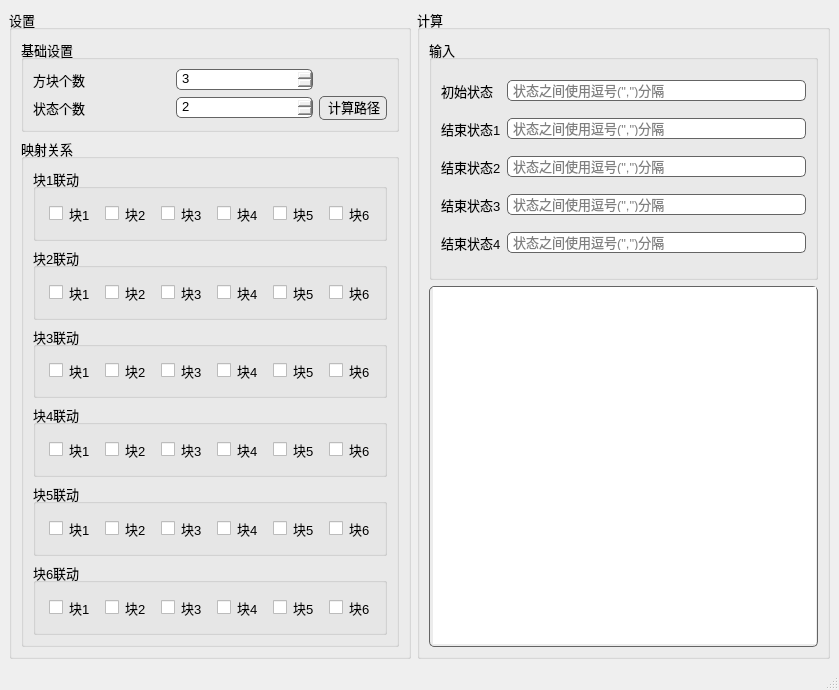
<?xml version="1.0" encoding="UTF-8"?>
<ui version="4.0">
 <class>MainWindow</class>
 <widget class="QMainWindow" name="MainWindow">
  <property name="geometry">
   <rect>
    <x>0</x>
    <y>0</y>
    <width>839</width>
    <height>690</height>
   </rect>
  </property>
  <property name="font">
   <font>
    <family>Consolas</family>
    <pointsize>10</pointsize>
   </font>
  </property>
  <property name="windowTitle">
   <string>MainWindow</string>
  </property>
  <property name="styleSheet">
   <string notr="true">QLable, QComboBox, QLineEdit, QSpinBox, QCheckBox {
    border-width: 1px;
    border-style: solid;
    border-radius: 5px;
    padding: 3px;
}

QTextEdit, QLineEdit, QAbstractSpinBox, QComboBox, QPushButton {
    background-origin: border;
    border: 1px solid #646464;
    min-width: 3em;
    padding: 0px 1px 2px 3px;
    selection-background-color: #4b6eaf;
	border-radius: 5px;
}</string>
  </property>
  <widget class="QWidget" name="centralwidget">
   <property name="font">
    <font>
     <family>Consola Mono</family>
     <pointsize>10</pointsize>
    </font>
   </property>
   <layout class="QHBoxLayout" name="horizontalLayout" stretch="4,6">
    <item>
     <widget class="QGroupBox" name="m_gb_setting">
      <property name="font">
       <font>
        <pointsize>10</pointsize>
       </font>
      </property>
      <property name="title">
       <string>设置</string>
      </property>
      <layout class="QVBoxLayout" name="verticalLayout" stretch="0,8">
       <item>
        <widget class="QGroupBox" name="m_gb_basic">
         <property name="font">
          <font>
           <pointsize>10</pointsize>
          </font>
         </property>
         <property name="title">
          <string>基础设置</string>
         </property>
         <layout class="QGridLayout" name="gridLayout" rowstretch="0,0,0,0" columnstretch="4,4,2">
          <item row="1" column="0">
           <widget class="QLabel" name="label">
            <property name="font">
             <font>
              <pointsize>10</pointsize>
             </font>
            </property>
            <property name="text">
             <string>方块个数</string>
            </property>
           </widget>
          </item>
          <item row="3" column="0">
           <widget class="QLabel" name="label_2">
            <property name="font">
             <font>
              <pointsize>10</pointsize>
             </font>
            </property>
            <property name="text">
             <string>状态个数</string>
            </property>
           </widget>
          </item>
          <item row="1" column="2">
           <spacer name="horizontalSpacer">
            <property name="font">
             <font>
              <pointsize>10</pointsize>
             </font>
            </property>
            <property name="orientation">
             <enum>Qt::Horizontal</enum>
            </property>
            <property name="sizeHint" stdset="0">
             <size>
              <width>40</width>
              <height>20</height>
             </size>
            </property>
           </spacer>
          </item>
          <item row="1" column="1">
           <widget class="QSpinBox" name="m_sb_number">
            <property name="font">
             <font>
              <pointsize>10</pointsize>
             </font>
            </property>
            <property name="minimum">
             <number>3</number>
            </property>
            <property name="maximum">
             <number>6</number>
            </property>
           </widget>
          </item>
          <item row="3" column="1">
           <widget class="QSpinBox" name="m_sb_max_state">
            <property name="font">
             <font>
              <pointsize>10</pointsize>
             </font>
            </property>
            <property name="minimum">
             <number>2</number>
            </property>
            <property name="maximum">
             <number>4</number>
            </property>
           </widget>
          </item>
          <item row="3" column="2">
           <widget class="QPushButton" name="pushButton">
            <property name="font">
             <font>
              <pointsize>10</pointsize>
             </font>
            </property>
            <property name="text">
             <string>计算路径</string>
            </property>
           </widget>
          </item>
         </layout>
        </widget>
       </item>
       <item>
        <widget class="QGroupBox" name="m_gb_map">
         <property name="font">
          <font>
           <pointsize>10</pointsize>
          </font>
         </property>
         <property name="title">
          <string>映射关系</string>
         </property>
         <layout class="QVBoxLayout" name="verticalLayout_3">
          <item>
           <widget class="QGroupBox" name="m_gb_units1">
            <property name="font">
             <font>
              <pointsize>10</pointsize>
             </font>
            </property>
            <property name="title">
             <string>块1联动</string>
            </property>
            <layout class="QHBoxLayout" name="horizontalLayout_7">
             <item>
              <widget class="QCheckBox" name="m_cb11">
               <property name="font">
                <font>
                 <pointsize>10</pointsize>
                </font>
               </property>
               <property name="text">
                <string>块1</string>
               </property>
              </widget>
             </item>
             <item>
              <widget class="QCheckBox" name="m_cb12">
               <property name="font">
                <font>
                 <pointsize>10</pointsize>
                </font>
               </property>
               <property name="text">
                <string>块2</string>
               </property>
              </widget>
             </item>
             <item>
              <widget class="QCheckBox" name="m_cb13">
               <property name="font">
                <font>
                 <pointsize>10</pointsize>
                </font>
               </property>
               <property name="text">
                <string>块3</string>
               </property>
              </widget>
             </item>
             <item>
              <widget class="QCheckBox" name="m_cb14">
               <property name="font">
                <font>
                 <pointsize>10</pointsize>
                </font>
               </property>
               <property name="text">
                <string>块4</string>
               </property>
              </widget>
             </item>
             <item>
              <widget class="QCheckBox" name="m_cb15">
               <property name="font">
                <font>
                 <pointsize>10</pointsize>
                </font>
               </property>
               <property name="text">
                <string>块5</string>
               </property>
              </widget>
             </item>
             <item>
              <widget class="QCheckBox" name="m_cb16">
               <property name="font">
                <font>
                 <pointsize>10</pointsize>
                </font>
               </property>
               <property name="text">
                <string>块6</string>
               </property>
              </widget>
             </item>
            </layout>
           </widget>
          </item>
          <item>
           <widget class="QGroupBox" name="m_gb_units2">
            <property name="font">
             <font>
              <pointsize>10</pointsize>
             </font>
            </property>
            <property name="title">
             <string>块2联动</string>
            </property>
            <layout class="QHBoxLayout" name="horizontalLayout_6">
             <item>
              <widget class="QCheckBox" name="m_cb21">
               <property name="font">
                <font>
                 <pointsize>10</pointsize>
                </font>
               </property>
               <property name="text">
                <string>块1</string>
               </property>
              </widget>
             </item>
             <item>
              <widget class="QCheckBox" name="m_cb22">
               <property name="font">
                <font>
                 <pointsize>10</pointsize>
                </font>
               </property>
               <property name="text">
                <string>块2</string>
               </property>
              </widget>
             </item>
             <item>
              <widget class="QCheckBox" name="m_cb23">
               <property name="font">
                <font>
                 <pointsize>10</pointsize>
                </font>
               </property>
               <property name="text">
                <string>块3</string>
               </property>
              </widget>
             </item>
             <item>
              <widget class="QCheckBox" name="m_cb24">
               <property name="font">
                <font>
                 <pointsize>10</pointsize>
                </font>
               </property>
               <property name="text">
                <string>块4</string>
               </property>
              </widget>
             </item>
             <item>
              <widget class="QCheckBox" name="m_cb25">
               <property name="font">
                <font>
                 <pointsize>10</pointsize>
                </font>
               </property>
               <property name="text">
                <string>块5</string>
               </property>
              </widget>
             </item>
             <item>
              <widget class="QCheckBox" name="m_cb26">
               <property name="font">
                <font>
                 <pointsize>10</pointsize>
                </font>
               </property>
               <property name="text">
                <string>块6</string>
               </property>
              </widget>
             </item>
            </layout>
           </widget>
          </item>
          <item>
           <widget class="QGroupBox" name="m_gb_units3">
            <property name="font">
             <font>
              <pointsize>10</pointsize>
             </font>
            </property>
            <property name="title">
             <string>块3联动</string>
            </property>
            <layout class="QHBoxLayout" name="horizontalLayout_5">
             <item>
              <widget class="QCheckBox" name="m_cb31">
               <property name="font">
                <font>
                 <pointsize>10</pointsize>
                </font>
               </property>
               <property name="text">
                <string>块1</string>
               </property>
              </widget>
             </item>
             <item>
              <widget class="QCheckBox" name="m_cb32">
               <property name="font">
                <font>
                 <pointsize>10</pointsize>
                </font>
               </property>
               <property name="text">
                <string>块2</string>
               </property>
              </widget>
             </item>
             <item>
              <widget class="QCheckBox" name="m_cb33">
               <property name="font">
                <font>
                 <pointsize>10</pointsize>
                </font>
               </property>
               <property name="text">
                <string>块3</string>
               </property>
              </widget>
             </item>
             <item>
              <widget class="QCheckBox" name="m_cb34">
               <property name="font">
                <font>
                 <pointsize>10</pointsize>
                </font>
               </property>
               <property name="text">
                <string>块4</string>
               </property>
              </widget>
             </item>
             <item>
              <widget class="QCheckBox" name="m_cb35">
               <property name="font">
                <font>
                 <pointsize>10</pointsize>
                </font>
               </property>
               <property name="text">
                <string>块5</string>
               </property>
              </widget>
             </item>
             <item>
              <widget class="QCheckBox" name="m_cb36">
               <property name="font">
                <font>
                 <pointsize>10</pointsize>
                </font>
               </property>
               <property name="text">
                <string>块6</string>
               </property>
              </widget>
             </item>
            </layout>
           </widget>
          </item>
          <item>
           <widget class="QGroupBox" name="m_gb_units4">
            <property name="font">
             <font>
              <pointsize>10</pointsize>
             </font>
            </property>
            <property name="title">
             <string>块4联动</string>
            </property>
            <layout class="QHBoxLayout" name="horizontalLayout_4">
             <item>
              <widget class="QCheckBox" name="m_cb41">
               <property name="font">
                <font>
                 <pointsize>10</pointsize>
                </font>
               </property>
               <property name="text">
                <string>块1</string>
               </property>
              </widget>
             </item>
             <item>
              <widget class="QCheckBox" name="m_cb42">
               <property name="font">
                <font>
                 <pointsize>10</pointsize>
                </font>
               </property>
               <property name="text">
                <string>块2</string>
               </property>
              </widget>
             </item>
             <item>
              <widget class="QCheckBox" name="m_cb43">
               <property name="font">
                <font>
                 <pointsize>10</pointsize>
                </font>
               </property>
               <property name="text">
                <string>块3</string>
               </property>
              </widget>
             </item>
             <item>
              <widget class="QCheckBox" name="m_cb44">
               <property name="font">
                <font>
                 <pointsize>10</pointsize>
                </font>
               </property>
               <property name="text">
                <string>块4</string>
               </property>
              </widget>
             </item>
             <item>
              <widget class="QCheckBox" name="m_cb45">
               <property name="font">
                <font>
                 <pointsize>10</pointsize>
                </font>
               </property>
               <property name="text">
                <string>块5</string>
               </property>
              </widget>
             </item>
             <item>
              <widget class="QCheckBox" name="m_cb46">
               <property name="font">
                <font>
                 <pointsize>10</pointsize>
                </font>
               </property>
               <property name="text">
                <string>块6</string>
               </property>
              </widget>
             </item>
            </layout>
           </widget>
          </item>
          <item>
           <widget class="QGroupBox" name="m_gb_units5">
            <property name="font">
             <font>
              <pointsize>10</pointsize>
             </font>
            </property>
            <property name="title">
             <string>块5联动</string>
            </property>
            <layout class="QHBoxLayout" name="horizontalLayout_3">
             <item>
              <widget class="QCheckBox" name="m_cb51">
               <property name="font">
                <font>
                 <pointsize>10</pointsize>
                </font>
               </property>
               <property name="text">
                <string>块1</string>
               </property>
              </widget>
             </item>
             <item>
              <widget class="QCheckBox" name="m_cb52">
               <property name="font">
                <font>
                 <pointsize>10</pointsize>
                </font>
               </property>
               <property name="text">
                <string>块2</string>
               </property>
              </widget>
             </item>
             <item>
              <widget class="QCheckBox" name="m_cb53">
               <property name="font">
                <font>
                 <pointsize>10</pointsize>
                </font>
               </property>
               <property name="text">
                <string>块3</string>
               </property>
              </widget>
             </item>
             <item>
              <widget class="QCheckBox" name="m_cb54">
               <property name="font">
                <font>
                 <pointsize>10</pointsize>
                </font>
               </property>
               <property name="text">
                <string>块4</string>
               </property>
              </widget>
             </item>
             <item>
              <widget class="QCheckBox" name="m_cb55">
               <property name="font">
                <font>
                 <pointsize>10</pointsize>
                </font>
               </property>
               <property name="text">
                <string>块5</string>
               </property>
              </widget>
             </item>
             <item>
              <widget class="QCheckBox" name="m_cb56">
               <property name="font">
                <font>
                 <pointsize>10</pointsize>
                </font>
               </property>
               <property name="text">
                <string>块6</string>
               </property>
              </widget>
             </item>
            </layout>
           </widget>
          </item>
          <item>
           <widget class="QGroupBox" name="m_gb_units6">
            <property name="font">
             <font>
              <pointsize>10</pointsize>
             </font>
            </property>
            <property name="title">
             <string>块6联动</string>
            </property>
            <layout class="QHBoxLayout" name="horizontalLayout_2">
             <item>
              <widget class="QCheckBox" name="m_cb61">
               <property name="font">
                <font>
                 <pointsize>10</pointsize>
                </font>
               </property>
               <property name="text">
                <string>块1</string>
               </property>
              </widget>
             </item>
             <item>
              <widget class="QCheckBox" name="m_cb62">
               <property name="font">
                <font>
                 <pointsize>10</pointsize>
                </font>
               </property>
               <property name="text">
                <string>块2</string>
               </property>
              </widget>
             </item>
             <item>
              <widget class="QCheckBox" name="m_cb63">
               <property name="font">
                <font>
                 <pointsize>10</pointsize>
                </font>
               </property>
               <property name="text">
                <string>块3</string>
               </property>
              </widget>
             </item>
             <item>
              <widget class="QCheckBox" name="m_cb64">
               <property name="font">
                <font>
                 <pointsize>10</pointsize>
                </font>
               </property>
               <property name="text">
                <string>块4</string>
               </property>
              </widget>
             </item>
             <item>
              <widget class="QCheckBox" name="m_cb65">
               <property name="font">
                <font>
                 <pointsize>10</pointsize>
                </font>
               </property>
               <property name="text">
                <string>块5</string>
               </property>
              </widget>
             </item>
             <item>
              <widget class="QCheckBox" name="m_cb66">
               <property name="font">
                <font>
                 <pointsize>10</pointsize>
                </font>
               </property>
               <property name="text">
                <string>块6</string>
               </property>
              </widget>
             </item>
            </layout>
           </widget>
          </item>
         </layout>
        </widget>
       </item>
      </layout>
     </widget>
    </item>
    <item>
     <widget class="QGroupBox" name="m_gb_calc">
      <property name="font">
       <font>
        <pointsize>10</pointsize>
       </font>
      </property>
      <property name="title">
       <string>计算</string>
      </property>
      <layout class="QVBoxLayout" name="verticalLayout_2" stretch="4,6">
       <item>
        <widget class="QGroupBox" name="m_gb_input">
         <property name="font">
          <font>
           <pointsize>10</pointsize>
          </font>
         </property>
         <property name="title">
          <string>输入</string>
         </property>
         <layout class="QGridLayout" name="gridLayout_2">
          <item row="4" column="3">
           <widget class="QLineEdit" name="m_le_end3">
            <property name="font">
             <font>
              <pointsize>10</pointsize>
             </font>
            </property>
            <property name="toolTip">
             <string/>
            </property>
            <property name="statusTip">
             <string/>
            </property>
            <property name="placeholderText">
             <string>状态之间使用逗号(&quot;,&quot;)分隔</string>
            </property>
           </widget>
          </item>
          <item row="3" column="0">
           <widget class="QLabel" name="label_5">
            <property name="font">
             <font>
              <family>Microsoft YaHei UI</family>
              <pointsize>10</pointsize>
             </font>
            </property>
            <property name="text">
             <string>结束状态2</string>
            </property>
           </widget>
          </item>
          <item row="0" column="3">
           <widget class="QLineEdit" name="m_le_beg">
            <property name="font">
             <font>
              <pointsize>10</pointsize>
             </font>
            </property>
            <property name="statusTip">
             <string/>
            </property>
            <property name="whatsThis">
             <string/>
            </property>
            <property name="inputMask">
             <string/>
            </property>
            <property name="placeholderText">
             <string>状态之间使用逗号(&quot;,&quot;)分隔</string>
            </property>
           </widget>
          </item>
          <item row="0" column="0">
           <widget class="QLabel" name="label_3">
            <property name="font">
             <font>
              <pointsize>10</pointsize>
             </font>
            </property>
            <property name="text">
             <string>初始状态</string>
            </property>
           </widget>
          </item>
          <item row="1" column="0">
           <widget class="QLabel" name="label_4">
            <property name="font">
             <font>
              <pointsize>10</pointsize>
             </font>
            </property>
            <property name="text">
             <string>结束状态1</string>
            </property>
           </widget>
          </item>
          <item row="3" column="3">
           <widget class="QLineEdit" name="m_le_end2">
            <property name="font">
             <font>
              <family>Microsoft YaHei UI</family>
              <pointsize>10</pointsize>
             </font>
            </property>
            <property name="toolTip">
             <string/>
            </property>
            <property name="statusTip">
             <string/>
            </property>
            <property name="placeholderText">
             <string>状态之间使用逗号(&quot;,&quot;)分隔</string>
            </property>
           </widget>
          </item>
          <item row="1" column="3">
           <widget class="QLineEdit" name="m_le_end1">
            <property name="font">
             <font>
              <pointsize>10</pointsize>
             </font>
            </property>
            <property name="toolTip">
             <string/>
            </property>
            <property name="statusTip">
             <string/>
            </property>
            <property name="placeholderText">
             <string>状态之间使用逗号(&quot;,&quot;)分隔</string>
            </property>
           </widget>
          </item>
          <item row="4" column="0">
           <widget class="QLabel" name="label_6">
            <property name="font">
             <font>
              <pointsize>10</pointsize>
             </font>
            </property>
            <property name="text">
             <string>结束状态3</string>
            </property>
           </widget>
          </item>
          <item row="5" column="0">
           <widget class="QLabel" name="label_7">
            <property name="font">
             <font>
              <pointsize>10</pointsize>
             </font>
            </property>
            <property name="text">
             <string>结束状态4</string>
            </property>
           </widget>
          </item>
          <item row="5" column="3">
           <widget class="QLineEdit" name="m_le_end4">
            <property name="font">
             <font>
              <pointsize>10</pointsize>
             </font>
            </property>
            <property name="toolTip">
             <string/>
            </property>
            <property name="statusTip">
             <string/>
            </property>
            <property name="placeholderText">
             <string>状态之间使用逗号(&quot;,&quot;)分隔</string>
            </property>
           </widget>
          </item>
         </layout>
        </widget>
       </item>
       <item>
        <widget class="QTextEdit" name="m_output">
         <property name="font">
          <font>
           <pointsize>10</pointsize>
          </font>
         </property>
        </widget>
       </item>
      </layout>
     </widget>
    </item>
   </layout>
  </widget>
  <widget class="QMenuBar" name="menubar">
   <property name="geometry">
    <rect>
     <x>0</x>
     <y>0</y>
     <width>839</width>
     <height>21</height>
    </rect>
   </property>
  </widget>
  <widget class="QStatusBar" name="statusbar"/>
 </widget>
 <tabstops>
  <tabstop>m_cb64</tabstop>
  <tabstop>m_cb65</tabstop>
  <tabstop>m_cb66</tabstop>
  <tabstop>m_le_beg</tabstop>
  <tabstop>m_le_end1</tabstop>
  <tabstop>m_le_end2</tabstop>
  <tabstop>m_le_end3</tabstop>
  <tabstop>m_le_end4</tabstop>
  <tabstop>pushButton</tabstop>
  <tabstop>m_output</tabstop>
  <tabstop>m_sb_number</tabstop>
  <tabstop>m_sb_max_state</tabstop>
  <tabstop>m_cb11</tabstop>
  <tabstop>m_cb12</tabstop>
  <tabstop>m_cb13</tabstop>
  <tabstop>m_cb14</tabstop>
  <tabstop>m_cb15</tabstop>
  <tabstop>m_cb16</tabstop>
  <tabstop>m_cb21</tabstop>
  <tabstop>m_cb22</tabstop>
  <tabstop>m_cb23</tabstop>
  <tabstop>m_cb24</tabstop>
  <tabstop>m_cb25</tabstop>
  <tabstop>m_cb26</tabstop>
  <tabstop>m_cb31</tabstop>
  <tabstop>m_cb32</tabstop>
  <tabstop>m_cb33</tabstop>
  <tabstop>m_cb34</tabstop>
  <tabstop>m_cb35</tabstop>
  <tabstop>m_cb36</tabstop>
  <tabstop>m_cb41</tabstop>
  <tabstop>m_cb42</tabstop>
  <tabstop>m_cb43</tabstop>
  <tabstop>m_cb44</tabstop>
  <tabstop>m_cb45</tabstop>
  <tabstop>m_cb46</tabstop>
  <tabstop>m_cb51</tabstop>
  <tabstop>m_cb52</tabstop>
  <tabstop>m_cb53</tabstop>
  <tabstop>m_cb54</tabstop>
  <tabstop>m_cb55</tabstop>
  <tabstop>m_cb56</tabstop>
  <tabstop>m_cb61</tabstop>
  <tabstop>m_cb62</tabstop>
  <tabstop>m_cb63</tabstop>
 </tabstops>
 <resources/>
 <connections/>
</ui>
